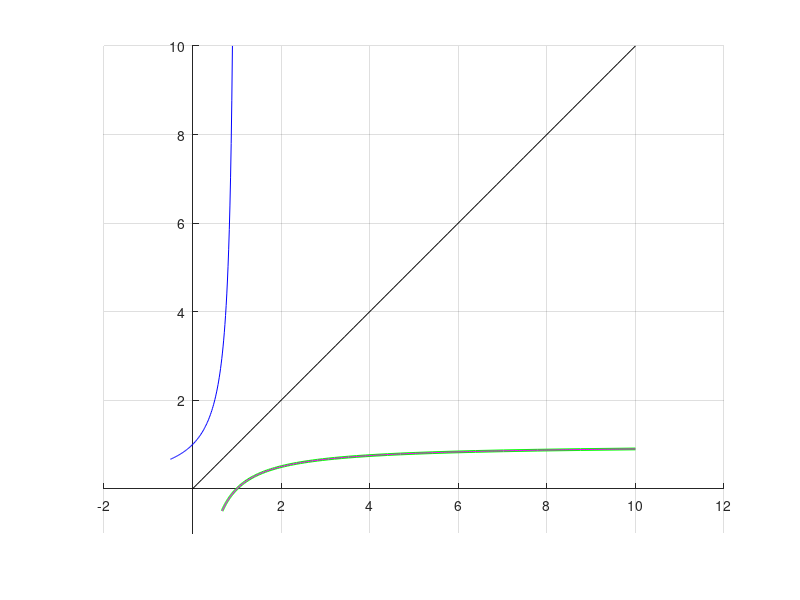

Write the MATLAB code that produced this figure.
clear all
close all

I = [-0.5,0.9];
DIM = 100;
xx = linspace(I(1),I(2),DIM);
ww = linspace(0,10,DIM);

f = @(x) 1./(1-x)
xi = linspace(f(I(1)),f(I(2)),DIM);
ff = @(x) (x-1)./x;

yy = f(xx);

hold on
plot(xx,yy,"b-") % Funktion
plot(yy,xx,"g-","LineWidth",2) % Umkehrung
plot(xi,ff(xi),"m-")
plot(ww,ww,"k-") % Winkelhalbierende; Identität
daspect([1 1 1])
grid on
set(gca, "XAxisLocation", "origin", "YAxisLocation", "origin")
ylim([-1,10])

waitfor(gcf);
